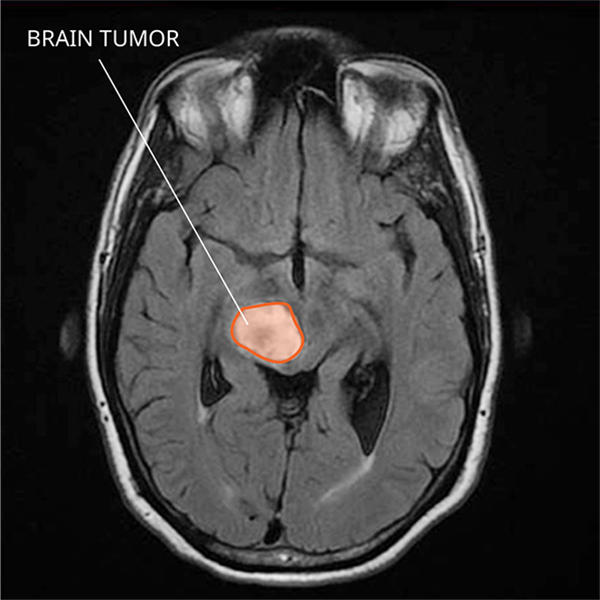
#> input picture brain_tumor.jpg, 600 x 600 px, found by its file name; its folder holds 3 pictures in this run
$ jupyter execute brain_tumor_detection_with_pretrained_networks.ipynb   (shell and % lines are left out)
#> lines starting #> are read from the running program, lines starting #| are printed output that depends on the picture; after the words box and inside, x2 and y2 are one past the last pixel; in counts of white or black regions, pixels touching at a corner belong together; pictures that were not available may be replaced by others from this repository, and a replacement may not be noted
<a href="https://colab.research.google.com/github/ZeynelAbidin91/DL-in-Computer-vision/blob/master/brain_tumor_detection_with_pretrained_networks.ipynb" target="_parent"></a>

# <a id='env'>1. Dowloading Kaggle Dataset</a>

[cell 1]
from google.colab import files

files.upload()
#> the answer given: brain_tumor.jpg

[cell 2]
print('something')

# <a id='env'>2. Setting up the Environment</a>

[cell 3]
from IPython.display import clear_output
clear_output()

[cell 4]
import numpy as np
from tqdm import tqdm
import cv2
import os
import shutil
import itertools
import imutils
import matplotlib.pyplot as plt
from sklearn.preprocessing import LabelBinarizer
from sklearn.model_selection import train_test_split
from sklearn.metrics import accuracy_score, confusion_matrix

import plotly.graph_objs as go
from plotly.offline import init_notebook_mode, iplot
from plotly import tools

from keras.preprocessing.image import ImageDataGenerator
from keras.applications.vgg16 import VGG16, preprocess_input
from keras.applications.densenet import DenseNet201
from keras.applications.inception_v3 import InceptionV3
from keras.applications.xception import Xception
from keras.applications.mobilenet_v2 import MobileNetV2
from keras import layers
from keras.models import Model, Sequential
from keras.optimizers import Adam, RMSprop
from keras.callbacks import EarlyStopping

init_notebook_mode(connected=True)
RANDOM_SEED = 123

Right now all images are in one folder with `yes` and `no` subfolders. I will split the data into `train`, `val` and `test` folders which makes its easier to work for me. The new folder heirarchy will look as follows:

[cell 5]
clear_output()
# create new folders

[cell 6]
IMG_PATH = '/content/brain_tumor_dataset/'
for Class in os.listdir(IMG_PATH):
    print(Class)

[cell 7]
IMG_PATH = '/content/brain_tumor_dataset/'
# split the data by train/val/test
for CLASS in os.listdir(IMG_PATH):
    if not CLASS.startswith('.'):
        IMG_NUM = len(os.listdir(IMG_PATH + CLASS))
        for (n, FILE_NAME) in enumerate(os.listdir(IMG_PATH + CLASS)):
            img = IMG_PATH + CLASS + '/' + FILE_NAME
            if n < 5:
                shutil.copy(img, 'TEST/' + CLASS.upper() + '/' + FILE_NAME)
            elif n < 0.8*IMG_NUM:
                shutil.copy(img, 'TRAIN/'+ CLASS.upper() + '/' + FILE_NAME)
            else:
                shutil.copy(img, 'VAL/'+ CLASS.upper() + '/' + FILE_NAME)

# <a id='import'>3. Data Import and Preprocessing</a>

[cell 8]
def load_data(dir_path, img_size=(100,100)):
    """
    Load resized images as np.arrays to workspace
    """
#> called with dir_path = 'TRAIN/', img_size = (224, 224)
    X = []
    y = []
    i = 0
    labels = dict()
    for path in tqdm(sorted(os.listdir(dir_path))):
        if not path.startswith('.'):
            labels[i] = path
            for file in os.listdir(dir_path + path):
                if not file.startswith('.'):
                    img = cv2.imread(dir_path + path + '/' + file)
#> img is the input picture: shape (600, 600, 3); mean B, G, R 52.9, 53.1, 53.7
                    X.append(img)
                    y.append(i)
            i += 1
    X = np.array(X)
    y = np.array(y)
    print(f'{len(X)} images loaded from {dir_path} directory.')
#| 1 images loaded from TRAIN/ directory.
    return X, y, labels


# [28 lines left out: function plot_confusion_matrix, not called in this run]

[cell 9]
TRAIN_DIR = 'TRAIN/'
TEST_DIR = 'TEST/'
VAL_DIR = 'VAL/'
IMG_SIZE = (224,224)

# use predefined function to load the image data into workspace
X_train, y_train, labels = load_data(TRAIN_DIR, IMG_SIZE)
#> y_train = [0]; labels = {0: 'brain_tumor.jpg'}
X_test, y_test, _ = load_data(TEST_DIR, IMG_SIZE)
#| 1 images loaded from TEST/ directory.
#> y_test = [0]
X_val, y_val, _ = load_data(VAL_DIR, IMG_SIZE)
#| 1 images loaded from VAL/ directory.
#> y_val = [0]

Let's take a look at the distribution of classes among sets:

[cell 10]
y = dict()
y[0] = []
y[1] = []
for set_name in (y_train, y_val, y_test):
    y[0].append(np.sum(set_name == 0))
    y[1].append(np.sum(set_name == 1))
#> this loop made 3 passes

trace0 = go.Bar(
    x=['Train Set', 'Validation Set', 'Test Set'],
    y=y[0],
    name='No',
    marker=dict(color='#33cc33'),
    opacity=0.7
)
trace1 = go.Bar(
    x=['Train Set', 'Validation Set', 'Test Set'],
    y=y[1],
    name='Yes',
    marker=dict(color='#ff3300'),
    opacity=0.7
)
data = [trace0, trace1]
layout = go.Layout(
    title='Count of classes in each set',
    xaxis={'title': 'Set'},
    yaxis={'title': 'Count'}
)
fig = go.Figure(data, layout)
iplot(fig)

[cell 11]
def plot_samples(X, y, labels_dict, n=50):
    """
    Creates a gridplot for desired number of images (n) from the specified set
    """
#> called with X = array of shape (1, 600, 600, 3), y = array of shape (1,), n = 30
    for index in range(len(labels_dict)):
        imgs = X[np.argwhere(y == index)][:n]
        j = 10
        i = int(n/j)

        plt.figure(figsize=(15,6))
        c = 1
        for img in imgs:
            plt.subplot(i,j,c)
            plt.imshow(img[0])

            plt.xticks([])
            plt.yticks([])
            c += 1
        plt.suptitle('Tumor: {}'.format(labels_dict[index]))
        plt.show()
#> this loop made 1 pass
#> (j, i) on pass 1: (10, 3)

[cell 12]
plot_samples(X_train, y_train, labels, 30)
#> (the call stopped at in plot_samples, `plt.figure(figsize=(15,6))`: IPython is not available in this run)

As you can see, images have different `width` and `height` and diffent size of "black corners". Since the image size for VGG-16 imput layer is `(224,224)` some wide images may look weird after resizing. Histogram of ratio distributions (`ratio = width/height`):

[cell 13]
RATIO_LIST = []
for set in (X_train, X_test, X_val):
    for img in set:
        RATIO_LIST.append(img.shape[1]/img.shape[0])
#> after the loop, RATIO_LIST = [1, 1, 1]

plt.hist(RATIO_LIST)
#> (this line was passed over: IPython is not available in this run)
plt.title('Distribution of Image Ratios')
#> (this line was passed over: IPython is not available in this run)
plt.xlabel('Ratio Value')
#> (this line was passed over: IPython is not available in this run)
plt.ylabel('Count')
#> (this line was passed over: IPython is not available in this run)
plt.show()

The first step of "normalization" would be to crop the brain out of the images. I used technique which was perfectly described in [pyimagesearch](https://www.pyimagesearch.com/2016/04/11/finding-extreme-points-in-contours-with-opencv/) blog and I highly suggest to looks deeper into it.

[cell 14]
# [31 lines left out: function crop_imgs, not called in this run]

Let's look at example what this function will do with MRI scans:

[cell 15]
img = cv2.imread('/content/brain_tumor_dataset/yes/Y108.jpg')
img = cv2.resize(
            img,
            dsize=IMG_SIZE,
            interpolation=cv2.INTER_CUBIC
        )
#> img: shape (224, 224, 3)
gray = cv2.cvtColor(img, cv2.COLOR_RGB2GRAY)
gray = cv2.GaussianBlur(gray, (5, 5), 0)
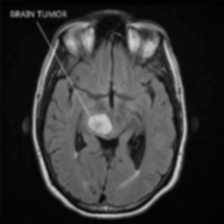
#> gray: shape (224, 224); min 0, max 208, mean 52.8

# threshold the image, then perform a series of erosions +
# dilations to remove any small regions of noise
thresh = cv2.threshold(gray, 45, 255, cv2.THRESH_BINARY)[1]
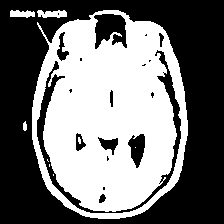
#> thresh: shape (224, 224); 46% white; 9 white regions (5 under 20 px), largest, box (x1, y1, x2, y2) and area: (32, 10, 188, 219) 22719, (37, 10, 67, 18) 179, (10, 10, 35, 18) 149, (23, 121, 27, 131) 32
thresh = cv2.erode(thresh, None, iterations=2)
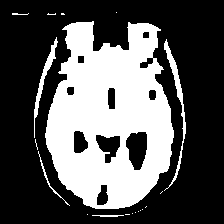
#> thresh: shape (224, 224); 34.7% white; 19 white regions (13 under 20 px), largest, box (x1, y1, x2, y2) and area: (45, 21, 174, 209) 16269, (164, 39, 186, 191) 531, (34, 37, 58, 138) 385, (38, 151, 70, 206) 97, (92, 215, 124, 217) 50, (12, 13, 29, 15) 23
thresh = cv2.dilate(thresh, None, iterations=2)
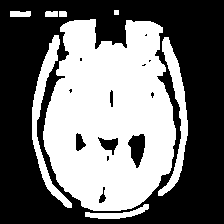
#> thresh: shape (224, 224); 44.5% white; 8 white regions

# find contours in thresholded image, then grab the largest one
cnts = cv2.findContours(thresh.copy(), cv2.RETR_EXTERNAL, cv2.CHAIN_APPROX_SIMPLE)
#> cnts = 8 contours, 1 with area under 20; largest, box (x1, y1, x2, y2) and area: (43, 19, 176, 211) 19388, (32, 35, 72, 208) 1244, (158, 37, 188, 196) 1192, (85, 204, 149, 219) 296, (10, 11, 31, 17) 94, (45, 11, 58, 17) 58, (59, 11, 67, 17) 34
cnts = imutils.grab_contours(cnts)
c = max(cnts, key=cv2.contourArea)
#> c = contour of 271 points, box (x1, y1, x2, y2) (43, 19, 176, 211), area 19388

# find the extreme points
extLeft = tuple(c[c[:, :, 0].argmin()][0])
#> extLeft = (43, 131)
extRight = tuple(c[c[:, :, 0].argmax()][0])
#> extRight = (175, 139)
extTop = tuple(c[c[:, :, 1].argmin()][0])
#> extTop = (90, 19)
extBot = tuple(c[c[:, :, 1].argmax()][0])
#> extBot = (93, 210)

# add contour on the image
img_cnt = cv2.drawContours(img.copy(), [c], -1, (0, 255, 255), 4)
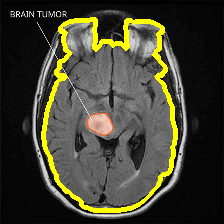
#> img_cnt: shape (224, 224, 3); mean B, G, R 49, 65, 65.6

# add extreme points
img_pnt = cv2.circle(img_cnt.copy(), extLeft, 8, (0, 0, 255), -1)
img_pnt = cv2.circle(img_pnt, extRight, 8, (0, 255, 0), -1)
img_pnt = cv2.circle(img_pnt, extTop, 8, (255, 0, 0), -1)
img_pnt = cv2.circle(img_pnt, extBot, 8, (255, 255, 0), -1)
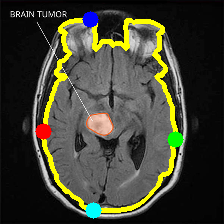
#> img_pnt: shape (224, 224, 3); mean B, G, R 50.3, 64.7, 64.3

# crop
ADD_PIXELS = 0
new_img = img[extTop[1]-ADD_PIXELS:extBot[1]+ADD_PIXELS, extLeft[0]-ADD_PIXELS:extRight[0]+ADD_PIXELS].copy()
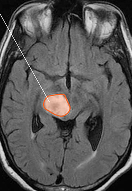
#> new_img: shape (191, 132, 3); mean B, G, R 87, 87.5, 88.6

[cell 16]
plt.figure(figsize=(15,6))
#> (this line was passed over: IPython is not available in this run)
plt.subplot(141)
#> (this line was passed over: IPython is not available in this run)

$ run again, on evalution_of_pre-trained_networks_on_brain_tumor_dataset/no/no 94.jpg
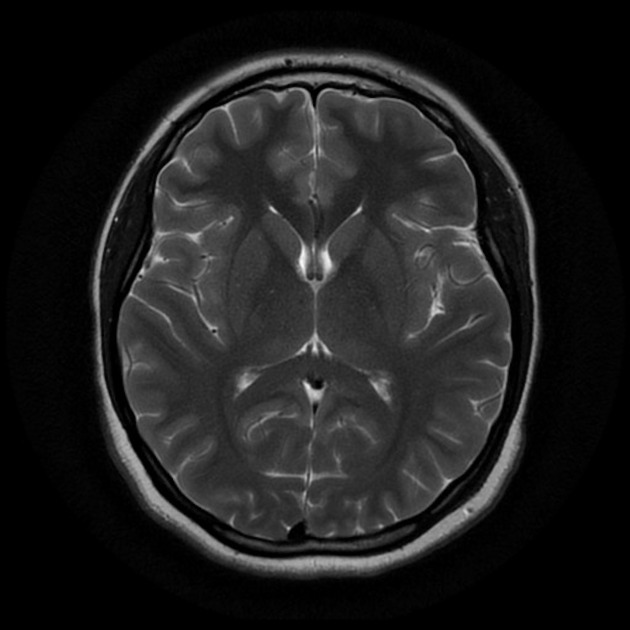
#> input picture evalution_of_pre-trained_networks_on_brain_tumor_dataset/no/no 94.jpg, 630 x 630 px, found by its file name
#> in load_data, img is the input picture: shape (630, 630, 3); min 0, max 248, mean 29.7
#| 1 images loaded from TRAIN/ directory.
#> y_train = [0]; labels = {0: 'no 94.jpg'}
#| 1 images loaded from TEST/ directory.
#> y_test = [0]
#| 1 images loaded from VAL/ directory.
#> the loop `for set_name in (y_train, y_val, y_test):` made 3 passes
#> the loop in plot_samples, `for index in range(len(labels_dict)):` made 1 pass
#> (j, i) on pass 1: (10, 3)
#> the loop `for set in (X_train, X_test, X_val):` made 3 passes
#> after the loop `for set in (X_train, X_test, X_val):`: RATIO_LIST = [1, 1, 1]
#> img: shape (224, 224, 3)
#> `thresh = cv2.dilate(thresh, None, iterations=2)`:
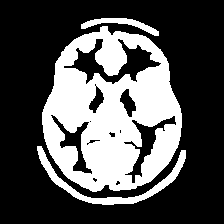
#> thresh: shape (224, 224); 32.2% white; 3 white regions
#> cnts = 3 contours; box (x1, y1, x2, y2) and area: (42, 26, 182, 192) 17598, (37, 146, 186, 205) 1132, (81, 18, 159, 36) 380
#> c = contour of 222 points, box (x1, y1, x2, y2) (42, 26, 182, 192), area 17598
#> extLeft = (42, 112)
#> extRight = (181, 127)
#> extTop = (102, 26)
#> extBot = (92, 191)
#> `new_img = img[extTop[1]-ADD_PIXELS:extBot[1]+ADD_PIXELS, extLeft[0]-AD..`:
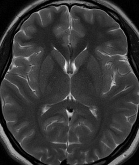
#> new_img: shape (165, 139, 3); min 0, max 246, mean 55.4
